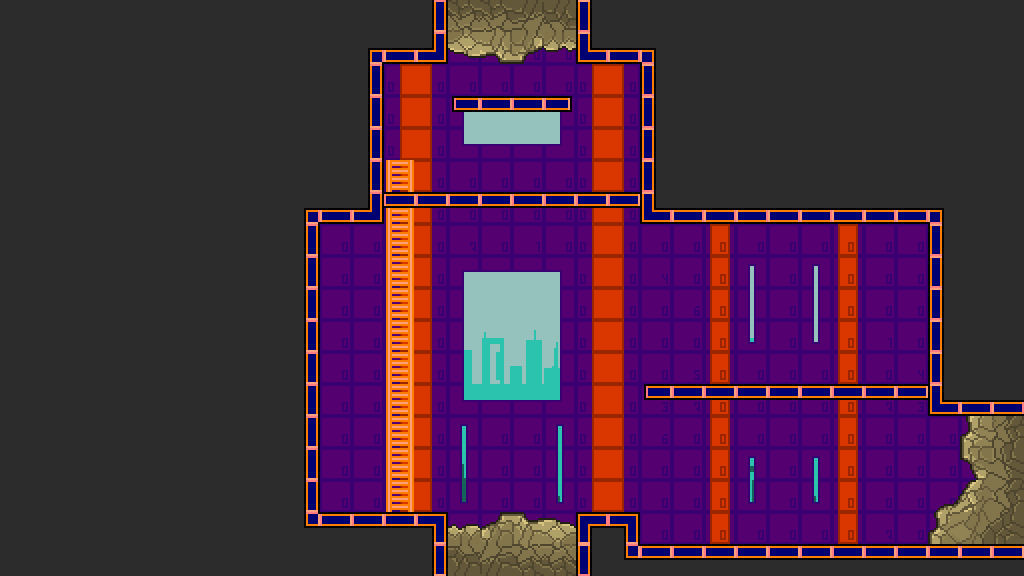

This game map was drawn from its Tiled (.tmx) file and the tilesets committed beside it. A one-line description and the trimmed map source follow:
An orthogonal 32x18 tile map with 32x32 px tiles, 12 tile layers (Sky, Sky2, Background, CollisionLayer, ...) and 5 objects.

<map version="1.0" orientation="orthogonal" width="32" height="18" tilewidth="32" tileheight="32">
 <tileset firstgid="1" name="generalSprite" tilewidth="32" tileheight="32">
  <image source="generalSprite.png" width="128" height="1184" />
  <tile id="60">
   <properties>
    <property name="tileType" value="empty" />
   </properties>
  </tile>
 </tileset>
 <layer name="Sky" width="32" height="18">
  <data>[576 cells, 103 non-empty, 10 distinct tile ids]</data>
 </layer>
 <layer name="Sky2" width="32" height="18">
  <data>[576 cells, 98 non-empty, 18 distinct tile ids]</data>
 </layer>
 <layer name="Background" width="32" height="18">
  <data>[576 cells, 364 non-empty, 23 distinct tile ids]</data>
 </layer>
 <layer name="CollisionLayer" width="32" height="18">
  <data>[576 cells, 576 non-empty, 13 distinct tile ids]</data>
 </layer>
 <layer name="DamagingLayer" width="32" height="18">
  <data>[576 cells, 576 non-empty, 1 distinct tile ids]</data>
 </layer>
 <layer name="DecorLayer" width="32" height="18">
  <data>[576 cells, 576 non-empty, 1 distinct tile ids]</data>
 </layer>
 <layer name="LadderLayer" width="32" height="18">
  <data>[576 cells, 576 non-empty, 2 distinct tile ids]</data>
 </layer>
 <layer name="PlatformLayer" width="32" height="18">
  <data>[576 cells, 576 non-empty, 4 distinct tile ids]</data>
 </layer>
 <layer name="UpBlockingLayer" width="32" height="18">
  <data>[576 cells, 576 non-empty, 1 distinct tile ids]</data>
 </layer>
 <layer name="DownBlockingLayer" width="32" height="18">
  <data>[576 cells, 576 non-empty, 17 distinct tile ids]</data>
 </layer>
 <layer name="LeftBlockingLayer" width="32" height="18">
  <data>[576 cells, 576 non-empty, 1 distinct tile ids]</data>
 </layer>
 <layer name="RightBlockingLayer" width="32" height="18">
  <data>[576 cells, 576 non-empty, 11 distinct tile ids]</data>
 </layer>
 <objectgroup name="EnemySpawnLayer" width="32" height="18">
  <object x="672" y="480" width="32" height="32" />
  <object x="480" y="288" width="32" height="32" />
 </objectgroup>
 <objectgroup name="PlayerSpawnLayer" width="32" height="18">
  <object x="832" y="288" width="64" height="96" />
 </objectgroup>
 <objectgroup name="SwitchSpawnLayer" width="32" height="18">
  <object x="544" y="160" width="32" height="32" />
 </objectgroup>
 <objectgroup name="ChestSpawnLayer" width="32" height="18">
  <object x="736" y="352" width="32" height="32" />
 </objectgroup>
</map>
